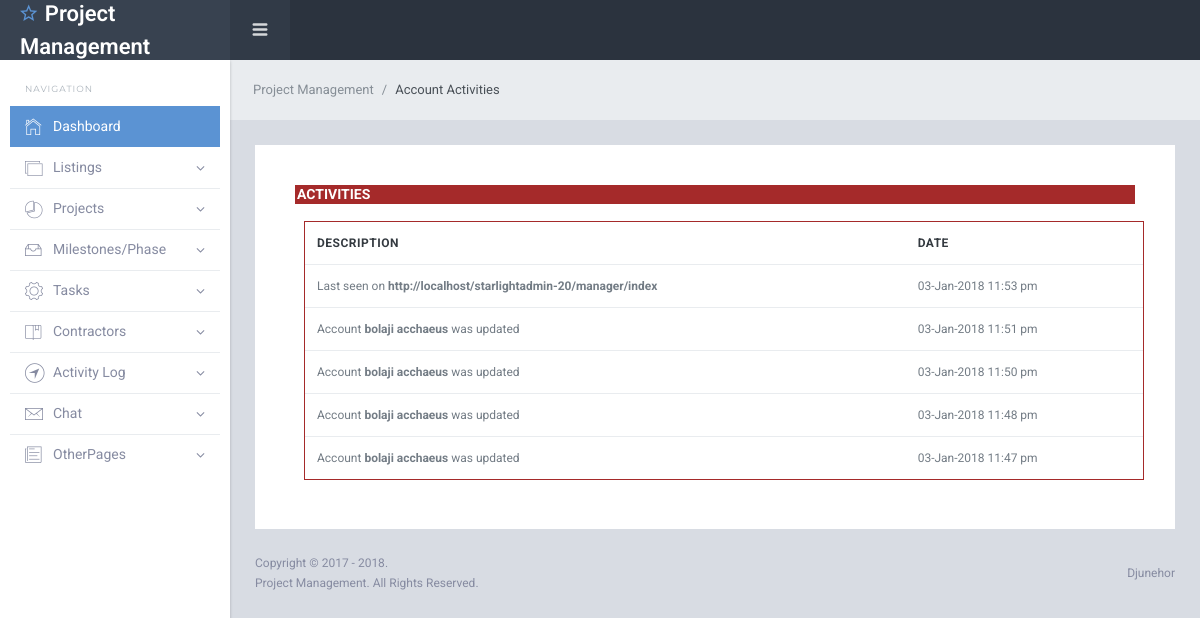
Page /manager/AccountActivity.php (signed in) on the committed database.
### tables this page shows
CREATE TABLE `options` (
  `website_code` varchar(100) NOT NULL,
  `admin_email` varchar(255) DEFAULT NULL,
  `admin_phone` varchar(20) NOT NULL,
  `admin_tw` varchar(100) NOT NULL,
  `admin_fb` varchar(100) NOT NULL,
  `admin_lk` varchar(100) NOT NULL,
  `website_name` varchar(100) NOT NULL,
  `website_tag` varchar(250) NOT NULL,
  `meta_desc` text NOT NULL,
  `about` varchar(250) NOT NULL,
  `contact_address` varchar(250) NOT NULL
);

CREATE TABLE `activities` (
  `activityID` int(25) NOT NULL,
  `adetail` varchar(100) NOT NULL,
  `addDate` int(25) NOT NULL,
  `userID` int(25) NOT NULL,
  `type` int(1) NOT NULL
);

### includes/config.php (called while the page is built, shortened)
<?php
$servername = "localhost";
$username = "root";
$password = "";
$dbname = "project";
$con = new mysqli($servername, $username, $password, $dbname);
$website_code = '0X&KHJ22hast';
$user_table = "managers";
$option_table = "options";
$activity_table = "activities";
$option = mysqli_fetch_assoc(mysqli_query($con,"SELECT * FROM $option_table WHERE website_code='$website_code'"));
?>

### manager/AccountActivity.php (the view, shortened to what this page needs)
<?php
include '../includes/config.php';
$page_name = "Account Activities";
include '../views/manager_header.php';
 ?>
<link href="../lib/font-awesome/css/font-awesome.css" rel="stylesheet">
    <link href="../lib/Ionicons/css/ionicons.css" rel="stylesheet">
    <link href="../lib/perfect-scrollbar/css/perfect-scrollbar.css" rel="stylesheet">
    <link href="../lib/highlightjs/github.css" rel="stylesheet">
    <link href="../lib/jquery.steps/jquery.steps.css" rel="stylesheet">
    <link rel="stylesheet" href="../css/starlight.css">
  <div class="sl-mainpanel">
     <nav class="breadcrumb sl-breadcrumb">
        <a class="breadcrumb-item" href="index"><?php echo $option['website_name']; ?></a>
        <span class="breadcrumb-item active"><?php echo $page_name; ?></span>
      </nav>
      <div class="sl-pagebody">
	  <div class="card pd-20 pd-sm-40">
		   <h4 class="card-body-title" style="background-color:brown;color:white; padding:2px;">Activities</h4>
				<table class="table table-white table-responsive mg-b-0 tx-12" style="border: 1px solid brown;margin:9px;">
		  <thead>
		  <tr>
		  <td>Description</td>
		  <td>Date</td>
		  </tr>
		  </thead>
		  <tbody>
		  <tr>
<?php
$q3 = mysqli_query($con,"SELECT * FROM $activity_table WHERE userID='$managerID' and addDate>=(select lastLogin from $user_table where managerID='$managerID') order by activityID desc LIMIT 5");
while($f = mysqli_fetch_assoc($q3))
{
?>
		  <td><?php echo html_entity_decode(htmlspecialchars_decode($f['adetail'])); ?></td>
		  <td><?php echo date('d-M-Y g:i a',$f['addDate']); ?></td>
		  </tr>
<?php } ?>
		  </tbody>
				</table>
        </div>
</div>
<?php include '../views/manager_footer.php'; ?>

### views/manager_header.php (shortened to what this page needs)
<?php
include_once '../includes/config.php';
if(!isset($_SESSION['managerID']) && !isset($_COOKIE['managerID'])) {header("Location: SigninPage"); exit();}
else
{
$managerID = $_SESSION['managerID'] ? $_SESSION['managerID']: $_COOKIE['managerID'];
}
?>
<!DOCTYPE html>
<html lang="en">
  <head>
  </head>
  <body>
    <div class="sl-logo"><a href="index"><i class="icon ion-android-star-outline"></i> <?php echo $option['website_name']; ?></a></div>
    <div class="sl-sideleft">
      <label class="sidebar-label">Navigation</label>
      <div class="sl-sideleft-menu">
        <a href="index" class="sl-menu-link active">
          <div class="sl-menu-item">
            <i class="menu-item-icon icon ion-ios-home-outline tx-22"></i>
            <span class="menu-item-label">Dashboard</span>
          </div>
        </a>
		<a  class="sl-menu-link">
          <div class="sl-menu-item">
            <i class="menu-item-icon icon ion-ios-photos-outline tx-20"></i>
            <span class="menu-item-label">Listings</span>
            <i class="menu-item-arrow fa fa-angle-down"></i>
          </div>
        </a>
        <a  class="sl-menu-link">
          <div class="sl-menu-item">
            <i class="menu-item-icon ion-ios-pie-outline tx-20"></i>
            <span class="menu-item-label">Projects</span>
            <i class="menu-item-arrow fa fa-angle-down"></i>
          </div>
        </a>
        <a  class="sl-menu-link">
          <div class="sl-menu-item">
            <i class="menu-item-icon icon ion-ios-filing-outline tx-24"></i>
            <span class="menu-item-label">Milestones/Phase</span>
            <i class="menu-item-arrow fa fa-angle-down"></i>
          </div>
        </a>
		<a class="sl-menu-link">
          <div class="sl-menu-item">
            <i class="menu-item-icon icon ion-ios-gear-outline tx-24"></i>
            <span class="menu-item-label">Tasks</span>
            <i class="menu-item-arrow fa fa-angle-down"></i>
          </div>
        </a>
        <a class="sl-menu-link">
          <div class="sl-menu-item">
            <i class="menu-item-icon icon ion-ios-bookmarks-outline tx-20"></i>
            <span class="menu-item-label">Contractors</span>
            <i class="menu-item-arrow fa fa-angle-down"></i>
          </div>
        </a>
        <a class="sl-menu-link">
          <div class="sl-menu-item">
            <i class="menu-item-icon icon ion-ios-navigate-outline tx-24"></i>
            <span class="menu-item-label">Activity Log</span>
            <i class="menu-item-arrow fa fa-angle-down"></i>
          </div>
        </a>
        <a class="sl-menu-link">
          <div class="sl-menu-item">
            <i class="menu-item-icon icon ion-ios-email-outline tx-24"></i>
            <span class="menu-item-label">Chat</span>
			<i class="menu-item-arrow fa fa-angle-down"></i>
          </div>
        </a>
        <a class="sl-menu-link">
          <div class="sl-menu-item">
            <i class="menu-item-icon icon ion-ios-paper-outline tx-22"></i>
            <span class="menu-item-label">OtherPages</span>
            <i class="menu-item-arrow fa fa-angle-down"></i>
          </div>
        </a>
      </div>
      <br>
    </div>
    <div class="sl-header">
      <div class="sl-header-left">
        <div class="navicon-left hidden-md-down"><a id="btnLeftMenu" href=""><i class="icon ion-navicon-round"></i></a></div>
      </div>
      <div class="sl-header-right">
        <nav class="nav">
          <div class="dropdown">
            <a class="nav-link nav-link-profile" data-toggle="dropdown">
            </a>
          </div>
        </nav>
      </div>
    </div>

### views/manager_footer.php
<footer class="sl-footer">
        <div class="footer-left">
          <div class="mg-b-2">Copyright &copy; 2017 - <?php echo date('Y',time());?>.</div>
          <div><?php echo $option['website_name']; ?>. All Rights Reserved.</div>
        </div>
        <div class="footer-right d-flex align-items-center">
          <?php echo 'Djunehor'; ?>
		  </div>
      </footer>
    </div>
  </body>
</html>

### rows in the picture
options: website_name "Project Management"
activities: adetail "Last seen on http://localhost/starlightadmin-20/manager/index", addDate "03-Jan-2018 11:53 pm"
activities: adetail "Account bolaji acchaeus was updated", addDate "03-Jan-2018 11:51 pm"
activities: adetail "Account bolaji acchaeus was updated", addDate "03-Jan-2018 11:50 pm"
activities: adetail "Account bolaji acchaeus was updated", addDate "03-Jan-2018 11:48 pm"
activities: adetail "Account bolaji acchaeus was updated", addDate "03-Jan-2018 11:47 pm"

### other values in the picture
$page_name "Account Activities"
